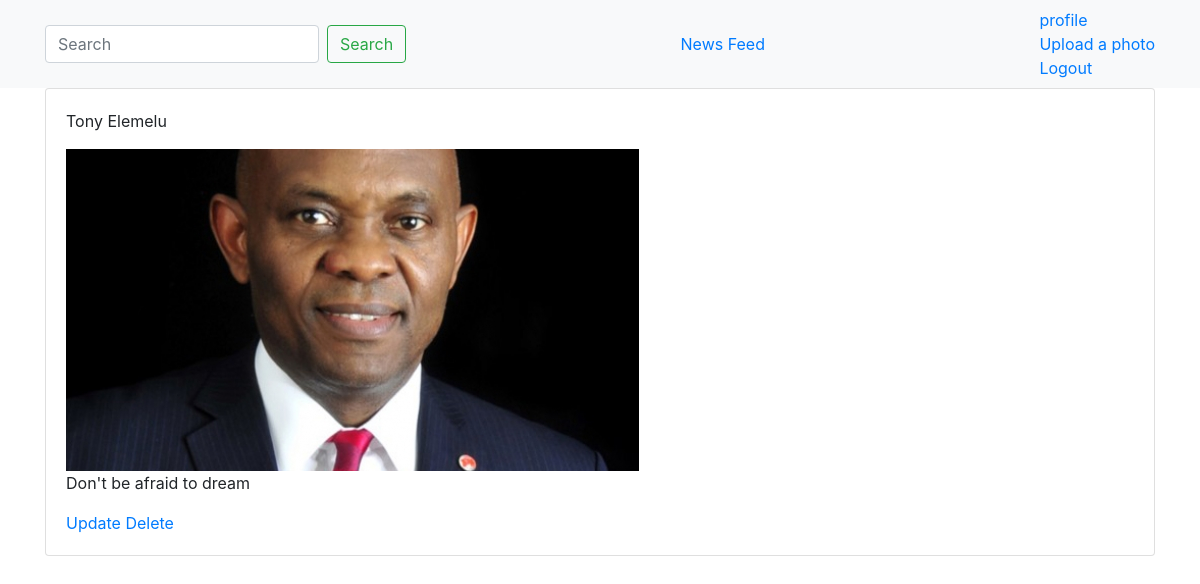
Before: /post/2/ (signed in) with the older database file.
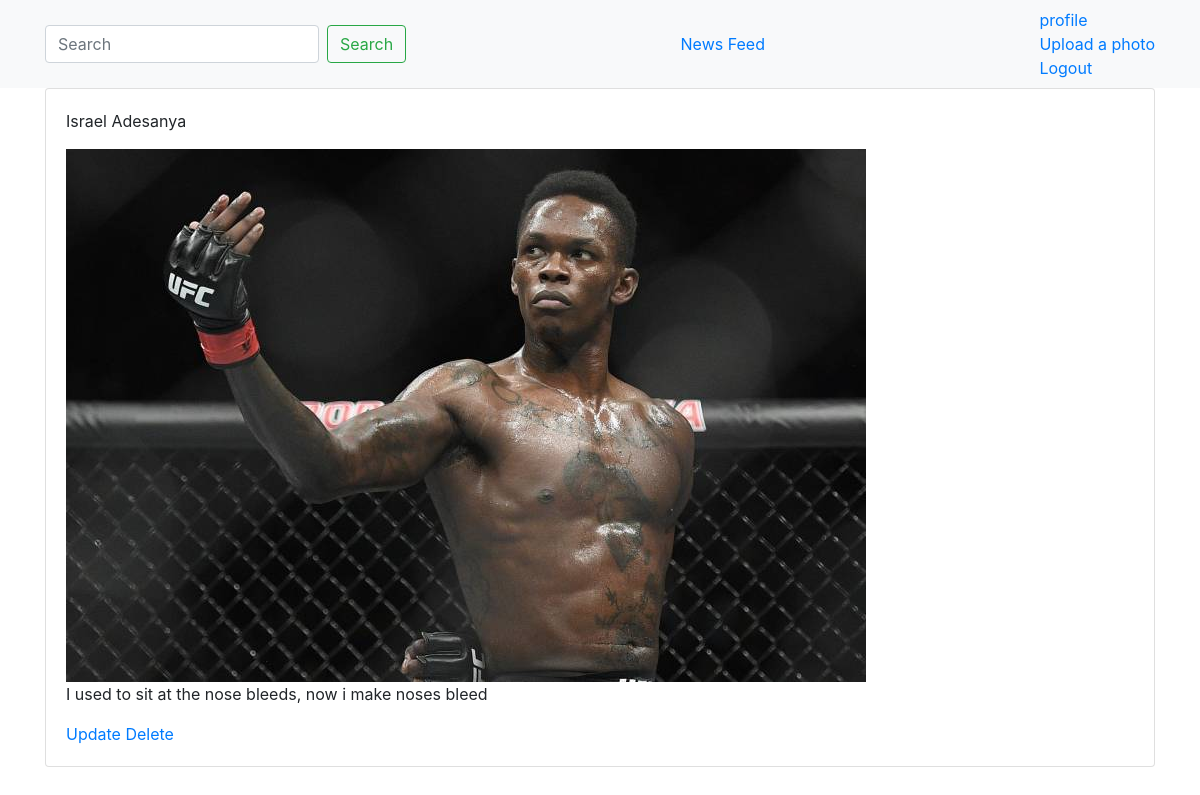
After: the same page with the newer database file.
### instagram/models.py (models this page shows, shortened)
class Post(models.Model):
    image= models.ImageField(default="default.jpg", upload_to="profile_pics")
    name = models.CharField(max_length=100)
    caption = models.TextField(max_length=250)
    likes = models.IntegerField(default=0,)
    post_date = models.DateTimeField(auto_now_add=True)
    masterkey = models.ForeignKey(User, on_delete=models.CASCADE)

### instagram/views.py (the view)
# urls.py: url(r'^post/(?P<pk>\d+)/$', DbDetailView.as_view(), name='post-detail'),
class DbDetailView(LoginRequiredMixin,DetailView):
    model = Post
    template_name = 'main/detail.html'

### templates/main/detail.html
{%extends "main/base.html"%}
{%block content%}
<div class="container">
    <div class="card">
        <div class="card-body">
            <p>{{object.name}}</p>
            <img src="{{object.image.url}}">
            <p>{{ object.caption }}</p>
              {% if object.masterkey == user %}
            <a href="{%  url 'post-update' object.id %}">Update</a>
            <a href="{%  url 'post-delete' object.id %}">Delete</a>
            {%endif%}
        </div>
    </div>
</div>
{%endblock%}

Changed rows visible on the page:
changed Post: name "Tony Elemelu" → "Israel Adesanya"; image: a different picture; caption "Don't be afraid to dream" → "I used to sit at the nose bleeds, now i make noses bleed"
